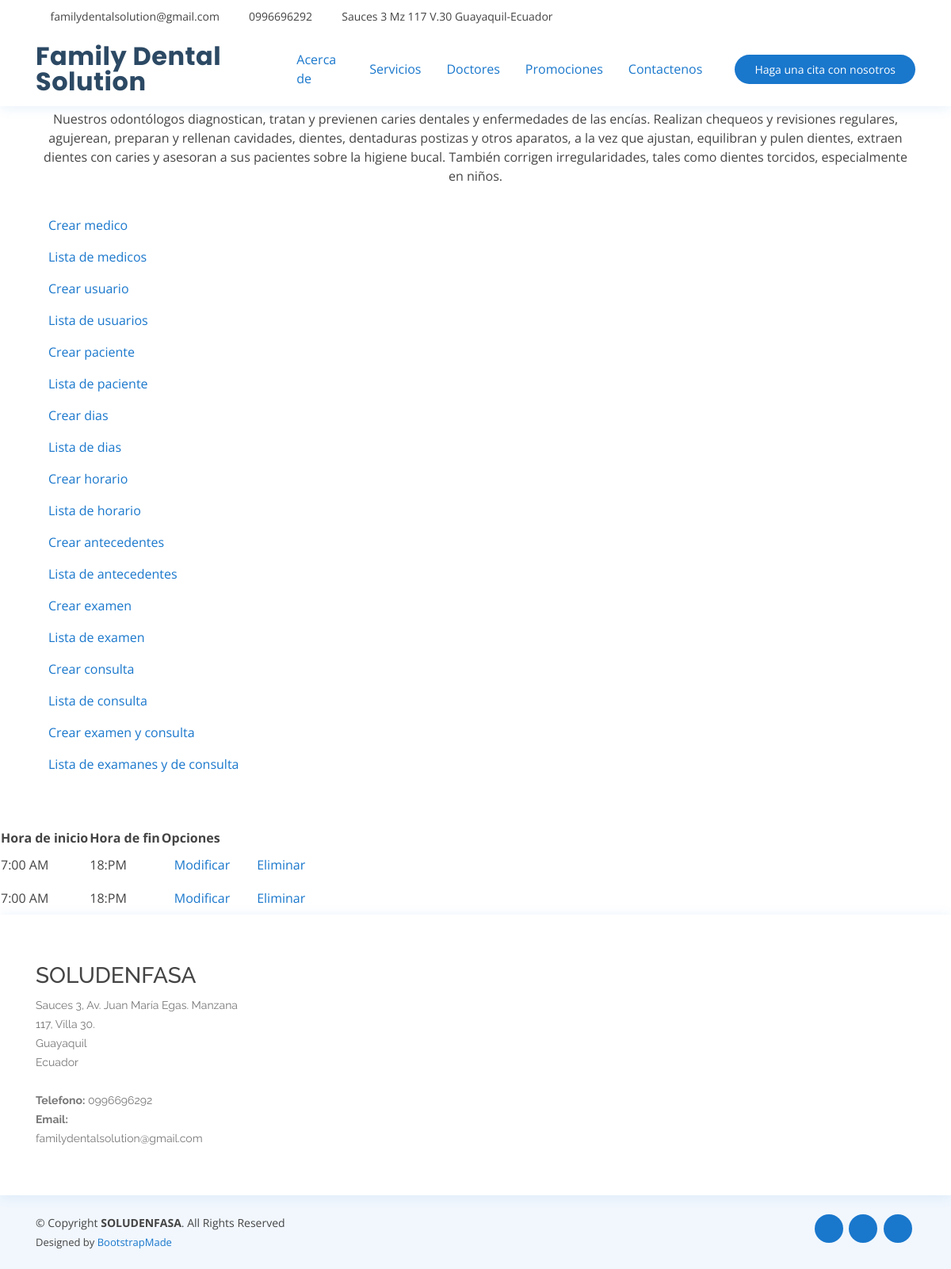
The app's page /medicos/horariodeatencion/, older data.
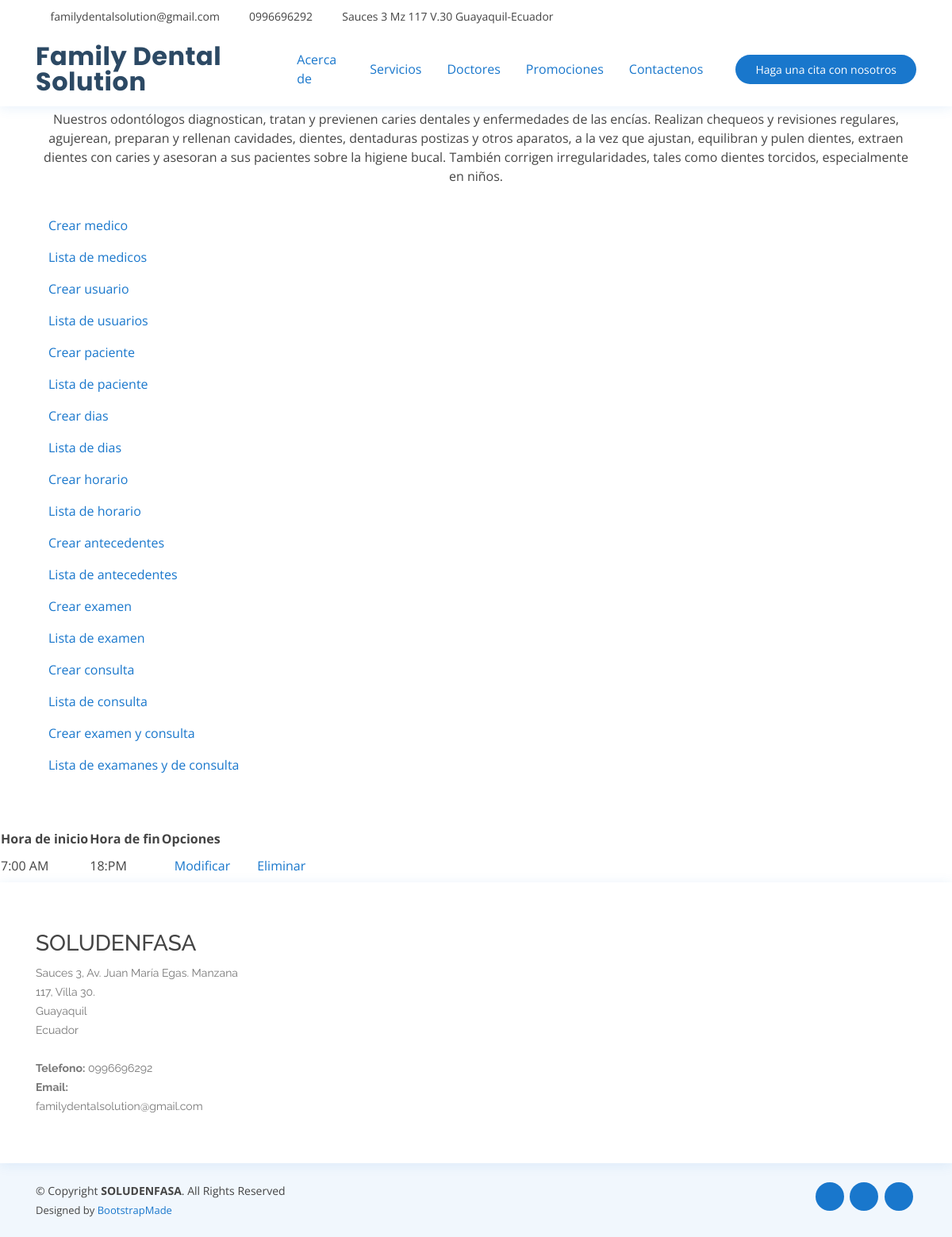
The same page, newer data.
### medicos/models.py (models this page shows, shortened)
class Horario_atencion(models.Model):
    hora_inicio = models.CharField(max_length=20)
    hora_fin = models.CharField(max_length=20)
    created = models.DateTimeField(auto_now_add=True)
    updated = models.DateTimeField(auto_now=True)
    class Meta:
        db_table = "tr_horario_atencion"
        verbose_name = "horario_atencion"
        verbose_name_plural = "horario_atenciones"

### medicos/views.py (the view)
# urls.py: path('horariodeatencion/', views.consultarhorariodeatencion, name="horariodeatencion"),
def consultarhorariodeatencion(request, plantilla="consultarhorariodeatencion.html"):
    horario_atencion = Horario_atencion.objects.all()
    data = {
        'horariodeatencion':horario_atencion
    }
    return render(request, plantilla, data)

### medicos/templates/consultarhorariodeatencion.html
{% extends "crearhorariodeatencion.html" %}
{% load static %}
{% block content %}
    <table>
        <tr>
            <th>Hora de inicio</th>
            <th>Hora de fin</th>
            <th>Opciones</th>
        </tr>
        {% for p in horariodeatencion %}
        <tr>
            <td>{{ p.hora_inicio }}</td>
            <td>{{ p.hora_fin }}</td>
            <td><a class="nav-link" href="{% url 'modificarhorariodeatencion' p.id %}">Modificar</a></td>
            <td><a class="nav-link" href="{% url 'eliminarhorariodeatencion' p.id %}">Eliminar</a></td>
        </tr>
         {% endfor %}
    </table>
  {% endblock %}

Row changes from the older to the newer data that the page shows:
removed Horario_atencion: hora_inicio "7:00 AM", hora_fin "18:PM"
